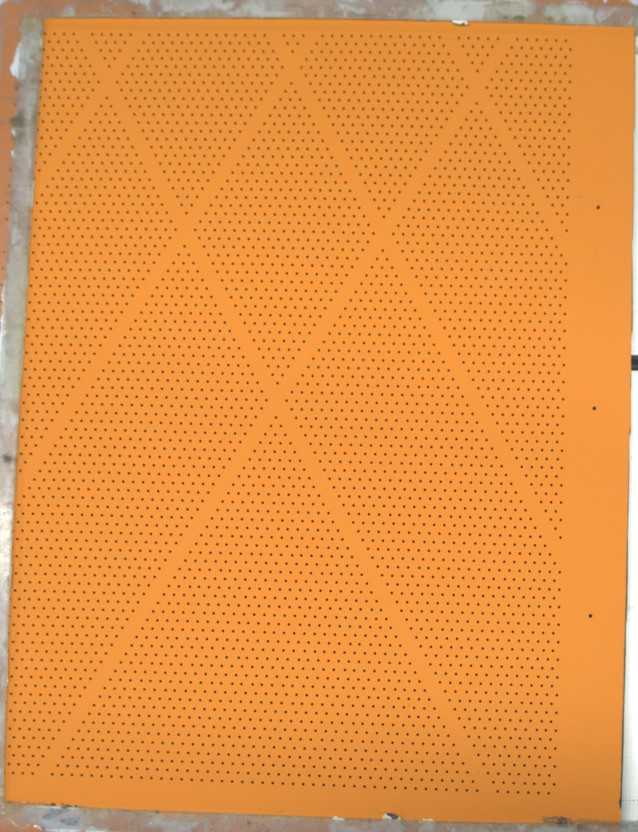
#> input picture picture/1_roi.jpg, 638 x 832 px; its folder holds only this picture in this run
$ python -i utils.py   (imports and definitions only)
#> lines starting #> are read from the running program, lines starting #| are printed output that depends on the picture
#> further down, picture is the input picture: shape (832, 638, 3); mean B, G, R 70.3, 147.8, 229
from __future__ import annotations

from pathlib import Path

import cv2
import numpy as np


IMAGE_SUFFIXES = {".jpg", ".jpeg", ".png", ".bmp", ".tif", ".tiff"}


def odd_at_least(value: int, minimum: int) -> int:
    value = max(int(value), int(minimum))
    if value % 2 == 0:
        value += 1
    return value


# [53 lines left out: functions smooth_projection, longest_active_span, load_bgr_image, load_binary_mask, iter_image_paths, iter_mask_paths, not called in this run]


def ensure_dir(path: Path) -> None:
    path.mkdir(parents=True, exist_ok=True)


def write_image(path: Path, image: np.ndarray) -> None:
    ensure_dir(path.parent)
    cv2.imwrite(str(path), image)


def build_hole_response(image: np.ndarray, kernel_divisor: int = 80, min_kernel: int = 9) -> np.ndarray:
#> called with kernel_divisor = 80, min_kernel = 9
    gray = cv2.cvtColor(image, cv2.COLOR_BGR2GRAY)
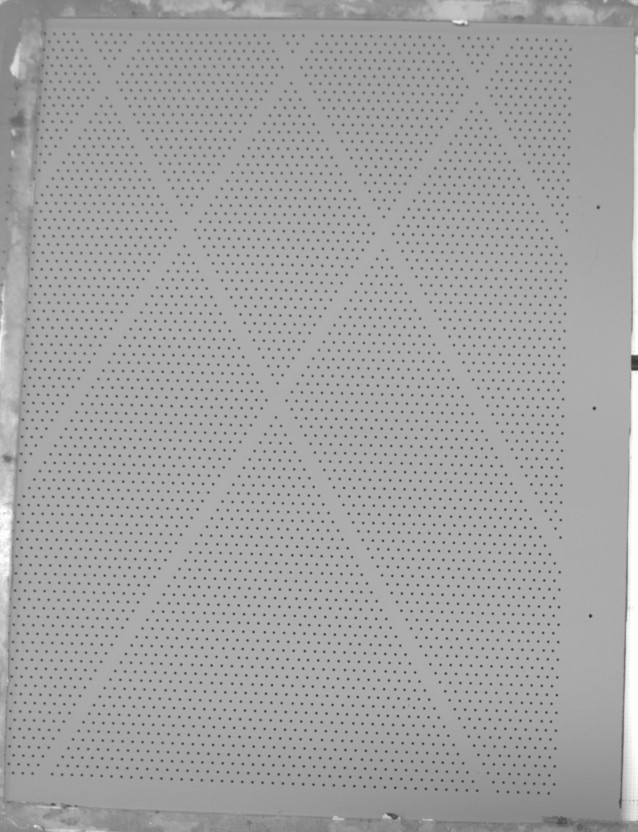
#> gray: shape (832, 638); min 40, max 255, mean 163.2
    hsv_v = cv2.cvtColor(image, cv2.COLOR_BGR2HSV)[:, :, 2]
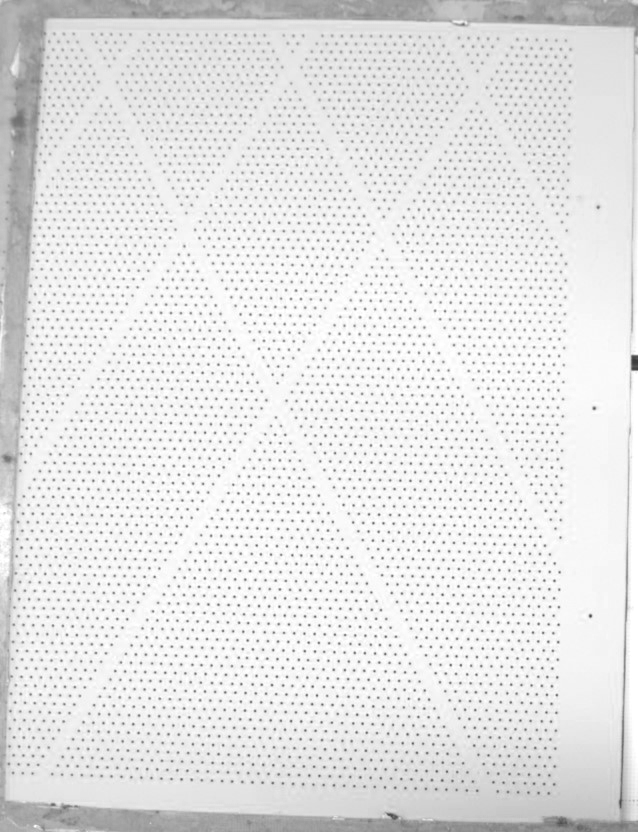
#> hsv_v: shape (832, 638); min 58, max 255, mean 229
    lab_l = cv2.cvtColor(image, cv2.COLOR_BGR2LAB)[:, :, 0]

    h, w = gray.shape
#> h = 832; w = 638
    kernel_size = odd_at_least(min(h, w) // kernel_divisor, min_kernel)
#> kernel_size = 9
    kernel = cv2.getStructuringElement(cv2.MORPH_ELLIPSE, (kernel_size, kernel_size))

    responses: list[np.ndarray] = []
    for channel in (gray, hsv_v, lab_l):
        blurred = cv2.GaussianBlur(channel, (3, 3), 0)
        blackhat = cv2.morphologyEx(blurred, cv2.MORPH_BLACKHAT, kernel)
        responses.append(cv2.normalize(blackhat, None, 0, 255, cv2.NORM_MINMAX))
#> this loop made 3 passes
#> pass 1, in build_hole_response, `blackhat = cv2.morphologyEx(blurred, cv2.MORPH_BLACKHAT, kernel)`:
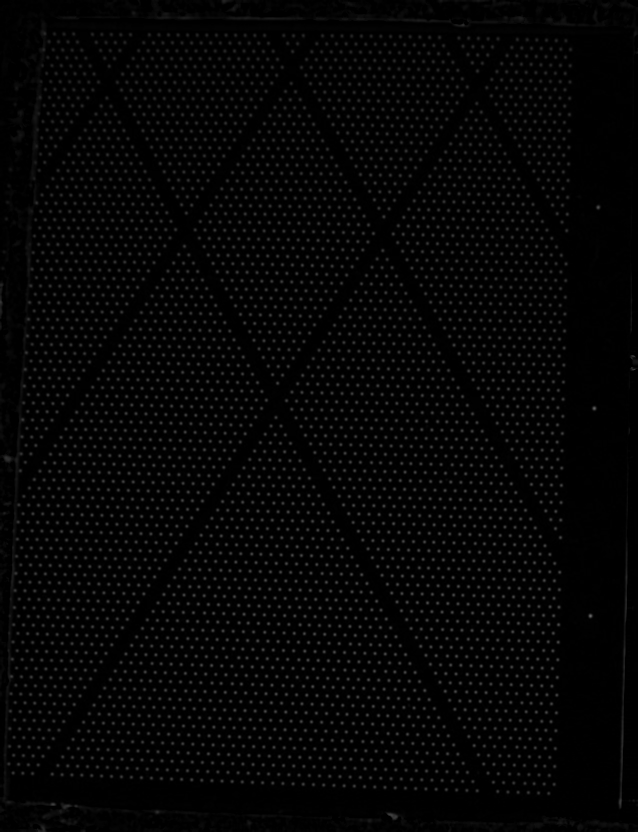
#> blackhat: shape (832, 638); min 0, max 98, mean 5
#> after the loop, responses = 3 items

    return np.maximum.reduce(responses).astype(np.uint8)
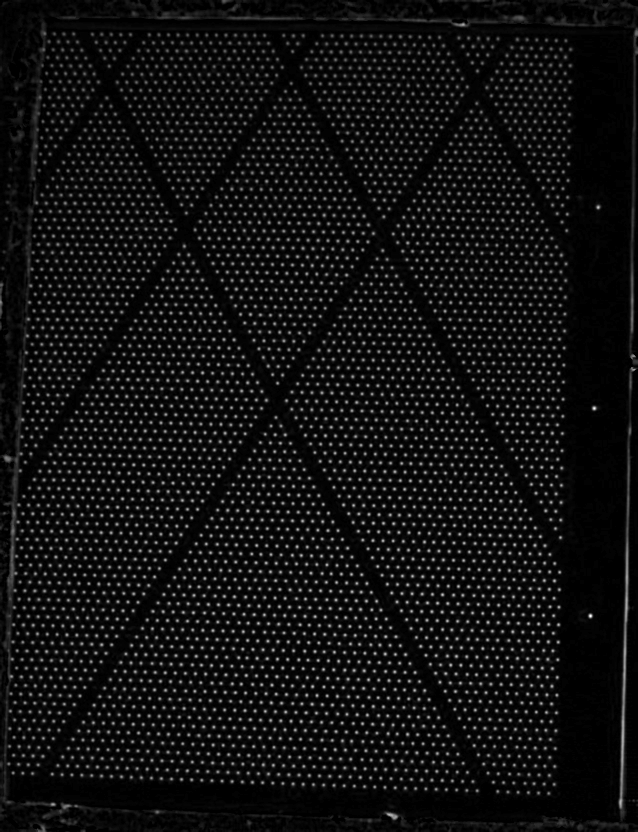
#> returned value: shape (832, 638); min 0, max 255, mean 16.7


# [5 lines left out: function derive_roi_path, not called in this run]

>>> import cv2
>>> picture = cv2.imread('../picture/1_roi.jpg')
>>> result = build_hole_response(picture)

$ run again, on picture/3_roi.jpg
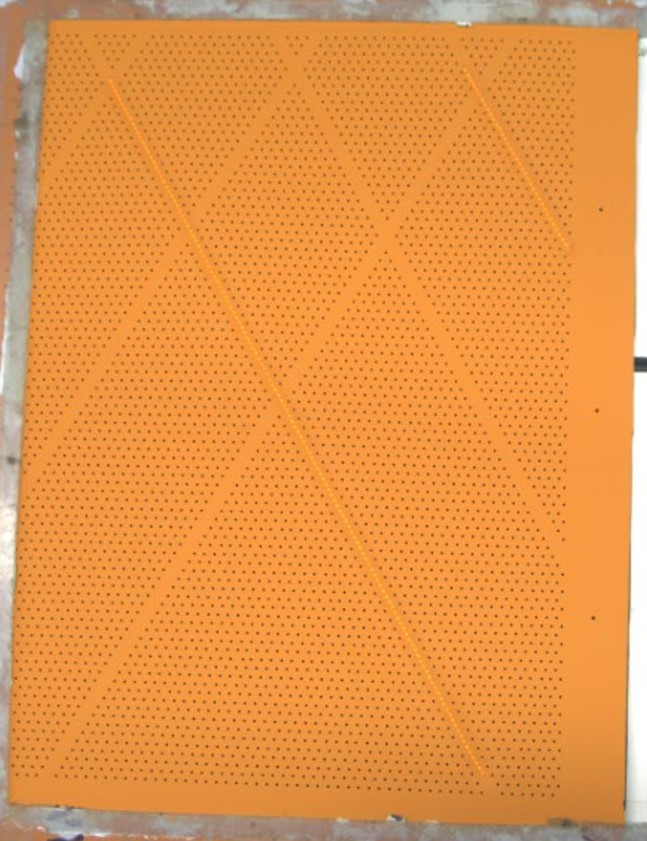
#> input picture picture/3_roi.jpg, 647 x 841 px
#> picture is the input picture: shape (841, 647, 3); mean B, G, R 73.1, 149.1, 229.1
#> the loop in build_hole_response, `for channel in (gray, hsv_v, lab_l):` made 3 passes
#> pass 1, in build_hole_response, `blackhat = cv2.morphologyEx(blurred, cv2.MORPH_BLACKHAT, kernel)`:
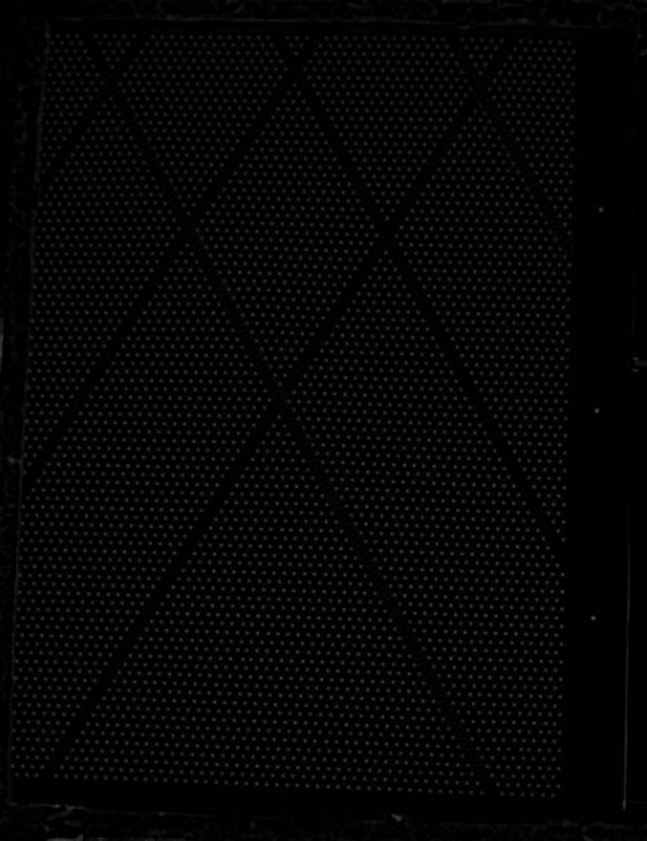
#> blackhat: shape (841, 647); min 0, max 77, mean 5.3
#> after the loop in build_hole_response, `for channel in (gray, hsv_v, lab_l):`: responses = 3 items
#> in build_hole_response, `return np.maximum.reduce(responses).astype(np.uint8)`:
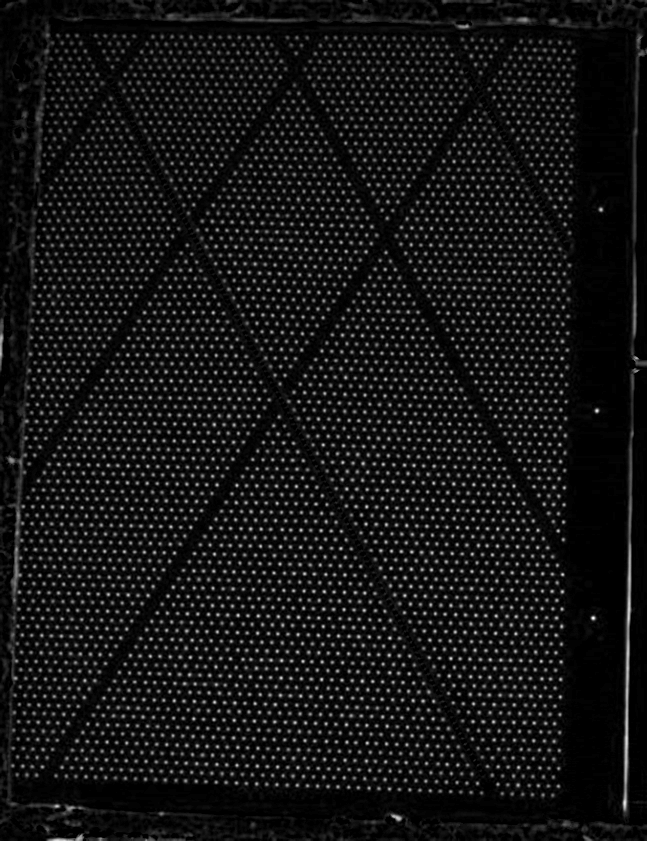
#> returned value: shape (841, 647); min 0, max 255, mean 20

$ run again, on picture/花样案例.jpg
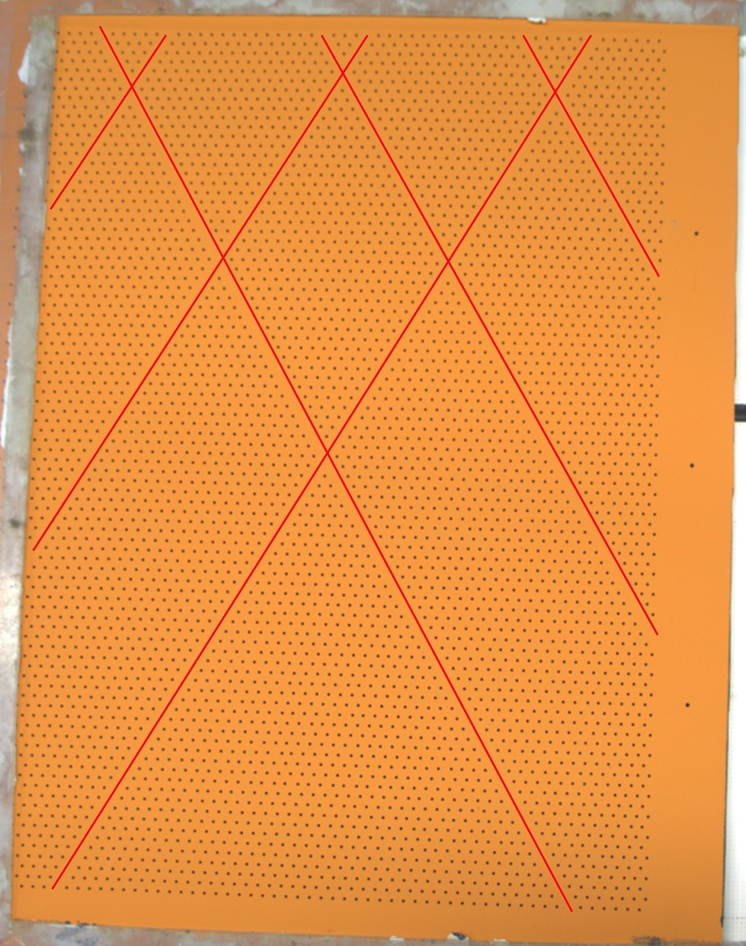
#> input picture picture/花样案例.jpg, 746 x 946 px, shrunk from 1836 x 2327 before the run
#> picture is the input picture: shape (946, 746, 3); mean B, G, R 70.2, 146.9, 229.8
#> the loop in build_hole_response, `for channel in (gray, hsv_v, lab_l):` made 3 passes
#> pass 1, in build_hole_response, `blackhat = cv2.morphologyEx(blurred, cv2.MORPH_BLACKHAT, kernel)`:
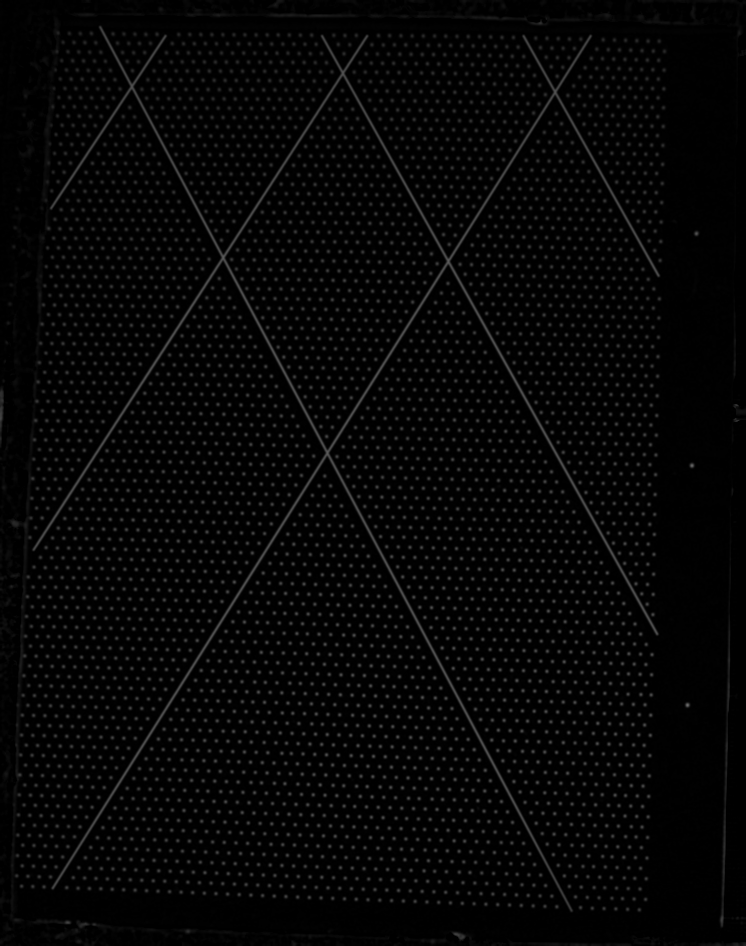
#> blackhat: shape (946, 746); min 0, max 105, mean 5.9
#> after the loop in build_hole_response, `for channel in (gray, hsv_v, lab_l):`: responses = 3 items
#> in build_hole_response, `return np.maximum.reduce(responses).astype(np.uint8)`:
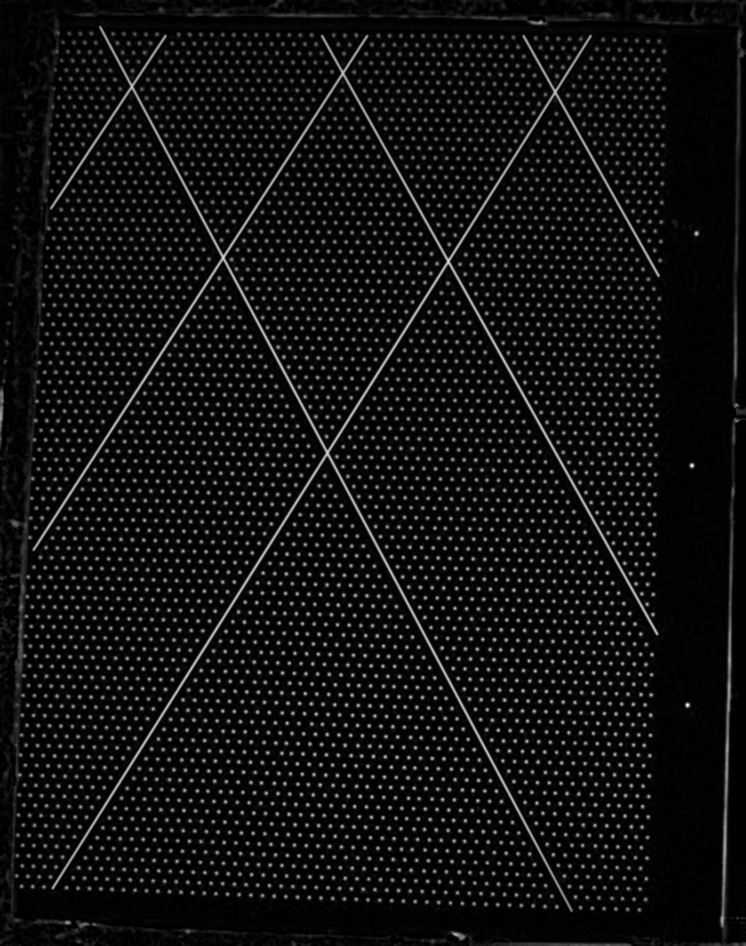
#> returned value: shape (946, 746); min 0, max 255, mean 17
